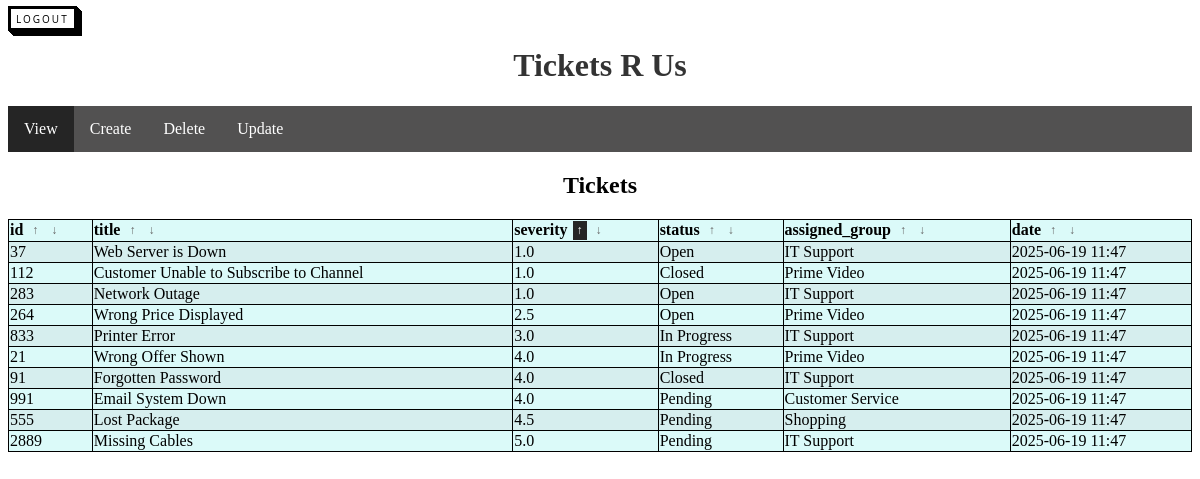
The app's page /tickets/main?sort=severity&order=asc (signed in) with its own data.
### models.py (models this page shows)
class Tickets(db.Model):
    id = db.Column(db.Integer, primary_key=True, autoincrement=False)
    title = db.Column(db.String(256), nullable=False)
    severity = db.Column(db.Float, nullable=False)
    status = db.Column(db.String(50), nullable=False)
    assigned_group = db.Column(db.String(100), nullable=False)
    date = db.Column(db.DateTime(timezone=True))

### blueprints/tickets/routes.py (the view)
@tickets_blueprint.route('/main')
@login_required
def main():
    sort_by = request.args.get('sort', 'id')
    order = request.args.get('order', 'asc')
    if order == 'asc':
        tickets = Tickets.query.order_by(getattr(Tickets, sort_by).asc()).all()
    else:
        tickets = Tickets.query.order_by(getattr(Tickets, sort_by).desc()).all()
    columns = Tickets.__table__.columns.keys()
    return render_template('main.html',
                           tickets=tickets,
                           columns=columns,
                           selected_ticket=None,
                           active_tab='view',
                           sort_by=sort_by,
                           order=order)

### __init__.py (called while the page is built)
def create_app(test_config=None):
    app = Flask(__name__)
    if test_config is None:
        app.config.from_object(Config)
    else:
        app.config.update(test_config)
    db.init_app(app)
    login_manager.login_view = 'auth.login'
    login_manager.login_message_category = 'failure'
    login_manager.init_app(app)
    from blueprints.auth.routes import auth_blueprint
    from blueprints.tickets.routes import tickets_blueprint
    from blueprints.main.routes import main_blueprint
    app.register_blueprint(auth_blueprint, url_prefix='/auth')
    app.register_blueprint(tickets_blueprint, url_prefix='/tickets')
    app.register_blueprint(main_blueprint)
    @login_manager.user_loader
    def load_user(id):
        return User.query.get(int(id))
    if test_config and test_config.get('TESTING'):
        with app.app_context():
            db.create_all()
    return app

### templates/main.html (shortened to what this page needs)
<!DOCTYPE html>
<html>
<head>
    <link rel="stylesheet" href="{{ url_for('static', filename='css/style.css') }}">
</head>
<body>
    <a href="{{ url_for('auth.logout') }}" class="button-back">Logout</a>
    <h1>Tickets R Us</h1>
    <ul>
        <li><a href="#view" onclick="setActive(this)" class="tab-link active" data-tab="view">View</a></li>
        <li><a href="#create" onclick="setActive(this)" class="tab-link" data-tab="create">Create</a></li>
        <li><a href="#delete" onclick="setActive(this)" class="tab-link" data-tab="delete">Delete</a></li>
        <li><a href="#update" onclick="setActive(this)" class="tab-link" data-tab="update">Update</a></li>
    </ul>
    <div id="view" class="tab">
        <h2>Tickets</h2>
        <table align="center" style="width:100%">
            <tr>
                {% for column in columns %}
                <th>
                    <div class="sort-header">
                        {{ column }}
                        <a href="{{ url_for('tickets.main', sort=column, order='asc') }}"
                            class="sort-link {% if sort_by==column and order=='asc' %}active{% endif %}">↑</a>
                        <a href="{{ url_for('tickets.main', sort=column, order='desc') }}"
                            class="sort-link {% if sort_by==column and order=='desc' %}active{% endif %}">↓</a>
                    </div>
                </th>
                {% endfor %}
            </tr>
            {% for ticket in tickets %}
            <tr>
                <td>{{ ticket.id }}</td>
                <td>{{ ticket.title }}</td>
                <td>{{ ticket.severity }}</td>
                <td>{{ ticket.status }}</td>
                <td>{{ ticket.assigned_group }}</td>
                <td>{{ ticket.date.strftime('%Y-%m-%d %H:%M') }}</td>
            </tr>
            {% endfor %}
        </table>
    </div>
</body>
</html>

### static/css/style.css (style rules this page uses)
h1 { color: #333; text-align: center; }
h2 { text-align: center; }
.button-back { font-family: "Open Sans", sans-serif; font-size: 10px; letter-spacing: 2px; text-decoration: none; text-transform: uppercase; color: #000; cursor: pointer; border: 3px solid; padding: 0.25em 0.5em; box-shadow: 1px 1px 0px 0px, 2px 2px 0px 0px, 3px 3px 0px 0px, 4px 4px 0px 0px, 5px 5px 0px 0px; position: relative; user-select: none; -webkit-user-select: none; touch-action: manipulation; }
ul { list-style-type: none; margin: 0; padding: 0; overflow: hidden; background-color: #525151; }
li { float: left; }
li a { display: block; color: white; text-align: center; padding: 14px 16px; text-decoration: none; }
.active { background-color: #252525; }
tr:nth-child(even) { background-color: #d6eeee; }
tr:nth-child(odd) { background-color: #dbfaf9; }
table, th, td { border: 1px solid black; border-collapse: collapse; }
.sort-header { display: flex; align-items: center; gap: 5px; }
.sort-link { text-decoration: none; color: #666; font-size: 12px; padding: 2px 4px; }
.sort-link.active { font-weight: bold; color: #ffffff; }

### records on screen
Tickets: id "37", title "Web Server is Down", severity "1.0", status "Open", assigned_group "IT Support", date "2025-06-19 11:47"
Tickets: id "112", title "Customer Unable to Subscribe to Channel", severity "1.0", status "Closed", assigned_group "Prime Video", date "2025-06-19 11:47"
Tickets: id "283", title "Network Outage", severity "1.0", status "Open", assigned_group "IT Support", date "2025-06-19 11:47"
Tickets: id "264", title "Wrong Price Displayed", severity "2.5", status "Open", assigned_group "Prime Video", date "2025-06-19 11:47"
Tickets: id "833", title "Printer Error", severity "3.0", status "In Progress", assigned_group "IT Support", date "2025-06-19 11:47"
Tickets: id "21", title "Wrong Offer Shown", severity "4.0", status "In Progress", assigned_group "Prime Video", date "2025-06-19 11:47"
Tickets: id "91", title "Forgotten Password", severity "4.0", status "Closed", assigned_group "IT Support", date "2025-06-19 11:47"
Tickets: id "991", title "Email System Down", severity "4.0", status "Pending", assigned_group "Customer Service", date "2025-06-19 11:47"
Tickets: id "555", title "Lost Package", severity "4.5", status "Pending", assigned_group "Shopping", date "2025-06-19 11:47"
Tickets: id "2889", title "Missing Cables", severity "5.0", status "Pending", assigned_group "IT Support", date "2025-06-19 11:47"

### other values on screen
{{ column }} "id" "title" "severity" "status" "assigned_group" "date"
